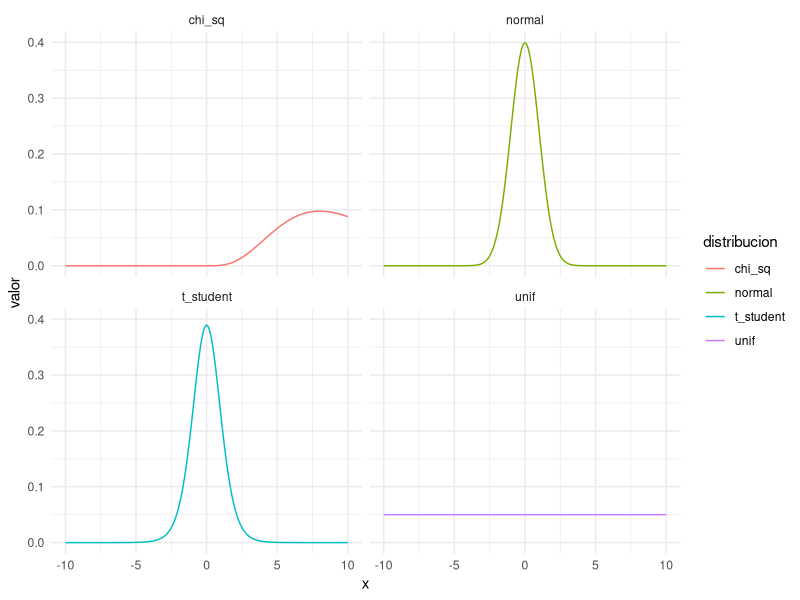
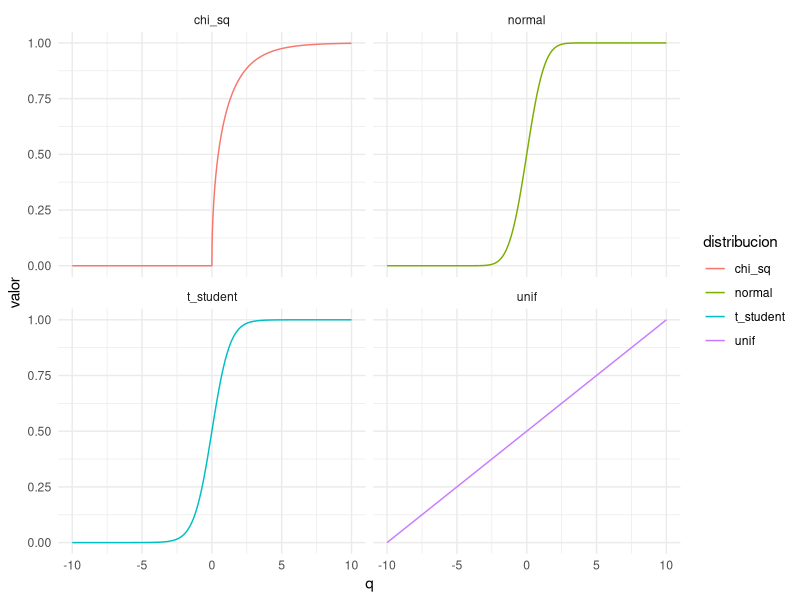
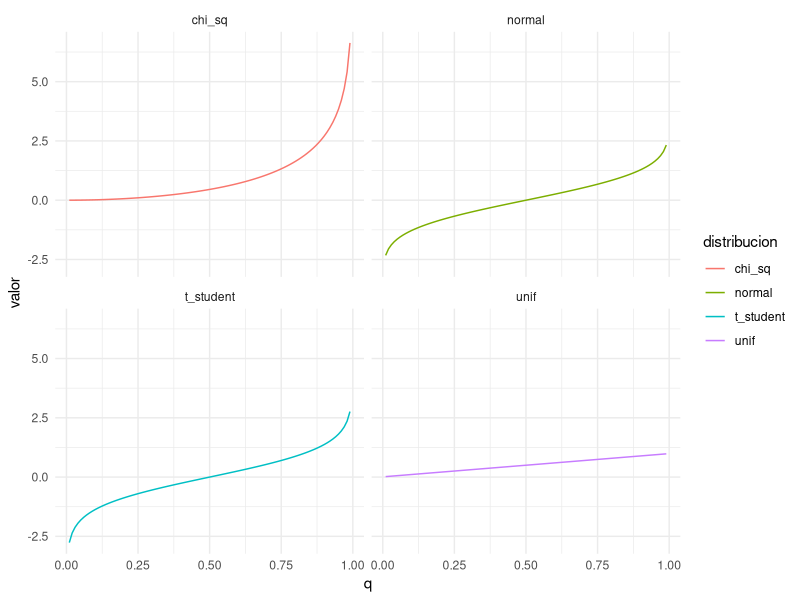
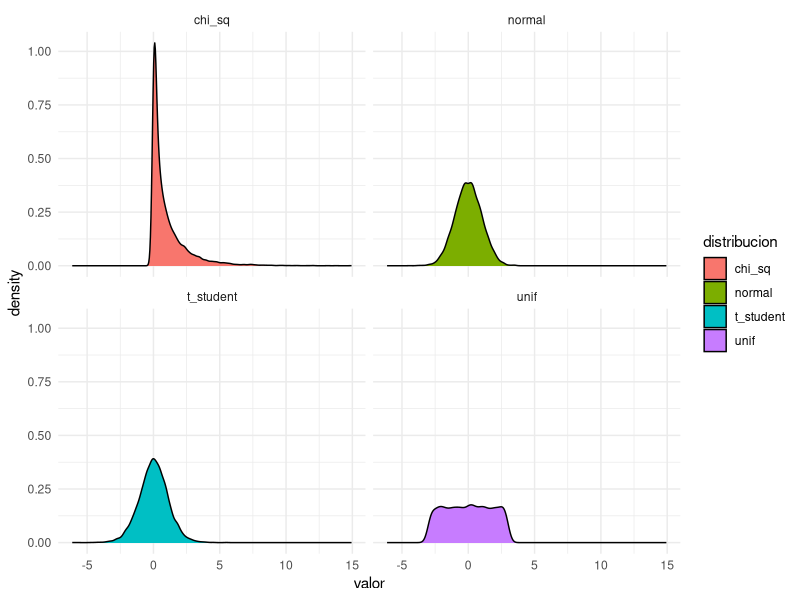
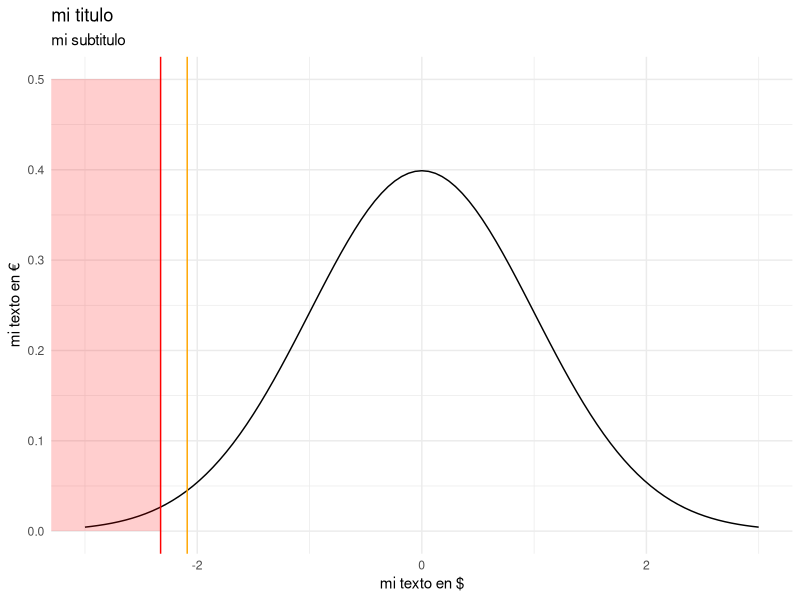
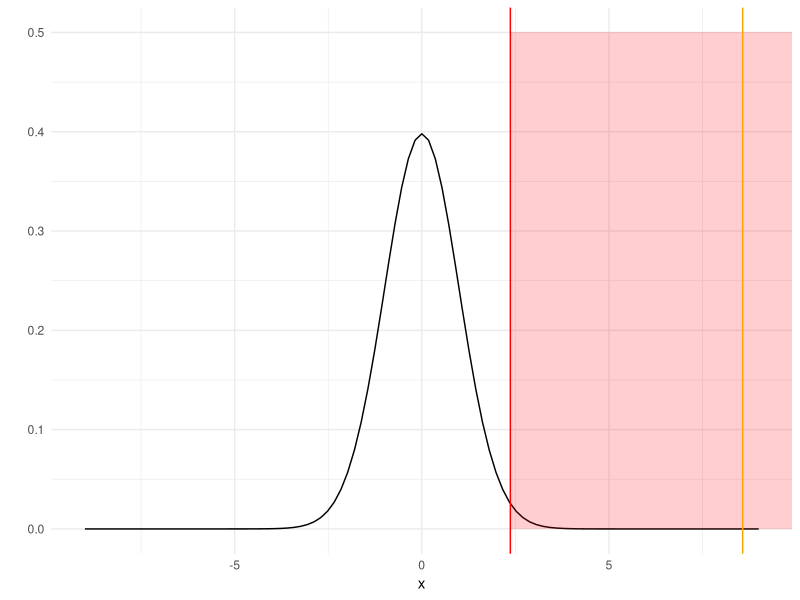
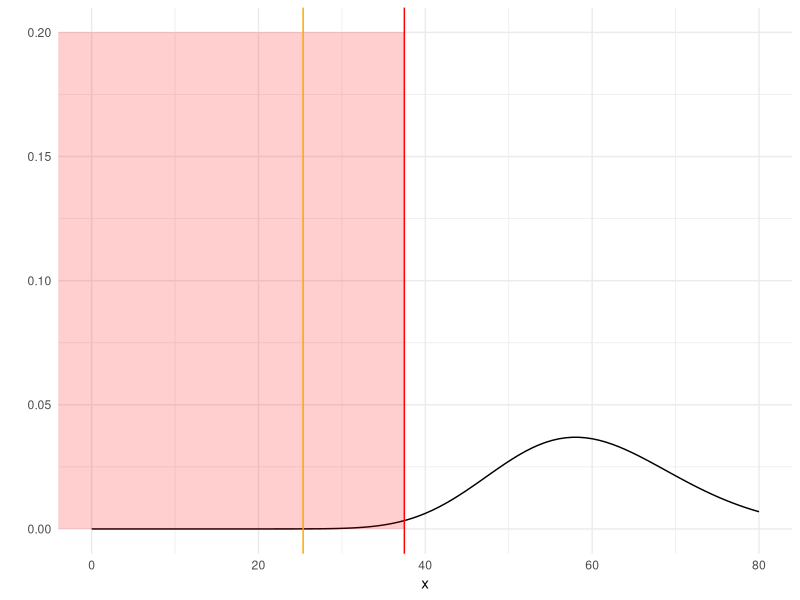
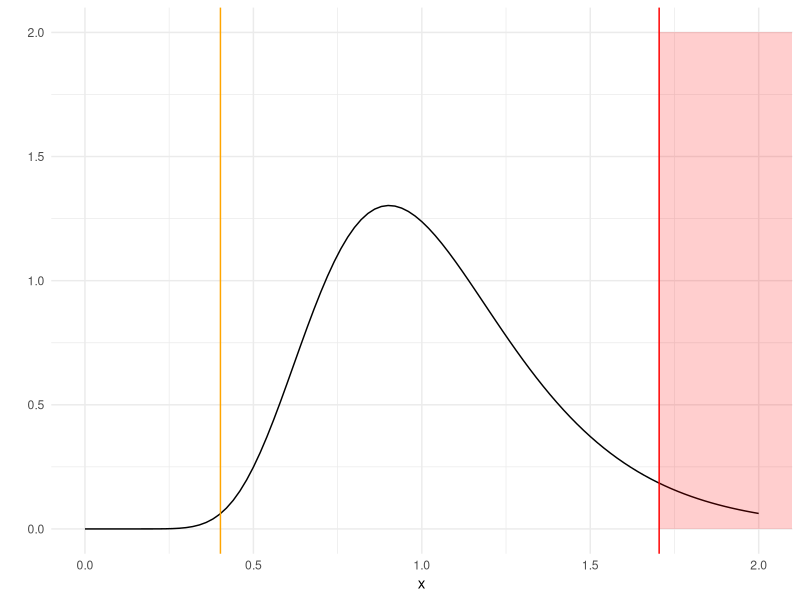

Write the R code that produced these figures, in order.
## ---- chunk 1
library(crayon)
library(tidyverse)
library(Hmisc)
library(plyr)

px = 14/488
py = 5/488

# Z (simetrica)
qnorm(.025, lower.tail = T)
qnorm(.025, lower.tail = F)

## Valor-p
pnorm(-1.959964, lower.tail = T)

# T (simetrica)
qt(.025, df = 11, lower.tail = T)
qt(.025, df = 11, lower.tail = F)

# J (no simetrica)
qchisq(.025, df = 11, lower.tail = T)
qchisq(.025, df = 11, lower.tail = F)

# J (no simetrica)
qf(.025, df1 = 11, df2 = 38, lower.tail = T)
qf(.025, df1 = 11, df2 = 38, lower.tail = F)
## ---- chunk 2
# dnorm, dt, dchisq, df funcion de distribución de la normal, t-student, chisquared, f 
# Nos dice la 'altura' en los puntos dados. Para distribuciones continuas no es muy util, pero para discretas si
dnorm(x = c(-100, -1, 0, 1, 100),mean = 0, sd = 1)
dbinom(x = c(0,1,2), size = 2, prob = .5)
## ---- chunk 3
# qnorm, qt, qchisq, qf la funcion quantile de las distribuciones. Recibe como argumento la probabilidad y devuelve el valor del quantil
qnorm(p = c(0,.5,1), mean = 0, sd = 1) # en que valor te acumula 0%, 50% y 100%
## ---- chunk 4
# pnorm, pt, pchisq, pf la funcion inversa a la quantile. cuanta probabilidad te acumula en los valores dados
pnorm(q = c(-Inf, 0, Inf), mean = 0, sd = 1)
## ---- chunk 5
# rnorm, rt, rchisq, rf te devuelve random samples de la distribución en cuestión
rnorm(n = 10, mean = 0, sd = 1)
## ---- chunk 6
library(tidyverse)
  data.frame(x = c(seq(-10, 10, by = .01))) %>% 
    mutate(
      normal = dnorm(x = x, mean = 0, sd = 1),
      t_student = dt(x = x, df = 10),
      chi_sq = dchisq(x = x, df = 10),
      unif = dunif(x = x, min = min(x), max = max(x))
      ) %>% 
    gather(distribucion, valor, normal:unif) %>% 
    ggplot(aes(x = x, y = valor, color = distribucion))+
    geom_line()+
    facet_wrap(~distribucion, ncol = 2)+
    theme_minimal()
## ---- chunk 7
data.frame(q = c(seq(-10, 10, by = .01))) %>% 
    mutate(
      normal = pnorm(q = q, mean = 0, sd = 1),
      t_student = pt(q = q, df = 10),
      chi_sq = pchisq(q = q, df = 1),
      unif = punif(q = q, min = min(q), max = max(q))
    ) %>% 
    gather(distribucion, valor, normal:unif) %>% 
    ggplot(aes(x = q, y = valor, color = distribucion))+
    geom_line()+
    facet_wrap(~distribucion, ncol = 2)+
    theme_minimal()
## ---- chunk 8
data.frame(q = c(seq(0.01, .99, by = .01))) %>% 
    mutate(
      normal = qnorm(p = q, mean = 0, sd = 1),
      t_student = qt(p = q, df = 10),
      chi_sq = qchisq(p = q, df = 1),
      unif = qunif(p = q, min = min(q), max = max(q))
    ) %>% 
    gather(distribucion, valor, normal:unif) %>% 
    ggplot(aes(x = q, y = valor, color = distribucion))+
    geom_line()+
    facet_wrap(~distribucion, ncol = 2)+
    theme_minimal()
## ---- chunk 9
data.frame(
      normal = rnorm(n = 10000, mean = 0, sd = 1),
      t_student = rt(n = 10000, df = 10),
      chi_sq = rchisq(n = 10000, df = 1),
      unif = runif(n = 10000, min = -3, max = 3)
    ) %>% 
    gather(distribucion, valor, normal:unif) %>% 
    ggplot(aes(x = valor, fill = distribucion))+
    geom_density()+
    facet_wrap(~distribucion, ncol = 2)+
    theme_minimal()

## ---- chunk 10
library(tidyverse)

ggplot(data = data.frame(x = c(-3, 3)), aes(x)) +
  stat_function(fun = dnorm, n = 101, args = list(mean = 0, sd = 1)) + 
  theme_minimal() +
  labs(x = "mi texto en $", 
       y = "mi texto en €", 
       title = "mi titulo", 
       subtitle = "mi subtitulo") +
  geom_vline(xintercept = -2.3263, color = "red") +
  geom_rect(aes(xmin=-Inf,xmax=-2.3263,ymin=0,ymax=.5),alpha=0.1,fill="red")+
  geom_vline(xintercept = -2.0894, color = "orange")
## ---- chunk 11
library(tidyverse)
ggplot(data = data.frame(x = c(-9, 9)), aes(x)) +
  stat_function(fun = dt, n = 101, args = list(df = 99)) + 
  ylab("")+
  theme_minimal() +
  geom_vline(xintercept = 2.3646, color = "red")+
  geom_rect(aes(xmin=2.3646,xmax=Inf,ymin=0,ymax=.5),alpha=0.1,fill="red")+
  geom_vline(xintercept = 8.5714, color = "orange")
## ---- chunk 12
library(tidyverse)
ggplot(data = data.frame(x = c(0, 80)), aes(x)) +
  stat_function(fun = dchisq, n = 101, args = list(df = 60)) + 
  ylab("")+
  theme_minimal() +
  geom_vline(xintercept = 37.4849, color = "red")+
  geom_rect(aes(xmin=-Inf,xmax=37.4849,ymin=0,ymax=.2),alpha=0.1,fill="red")+
  geom_vline(xintercept = 25.35, color = "orange")
## ---- chunk 13
library(tidyverse)
ggplot(data = data.frame(x = c(0, 2)), aes(x)) +
  stat_function(fun = df, args = list(df1 = 39, df2 = 39)) + 
  ylab("")+
  theme_minimal() +
  geom_vline(xintercept = 1.704465, color = "red")+
  geom_rect(aes(xmin=1.704465,xmax=Inf,ymin=0,ymax=2),alpha=0.1,fill="red")+
  geom_vline(xintercept = 0.4021739, color = "orange")
